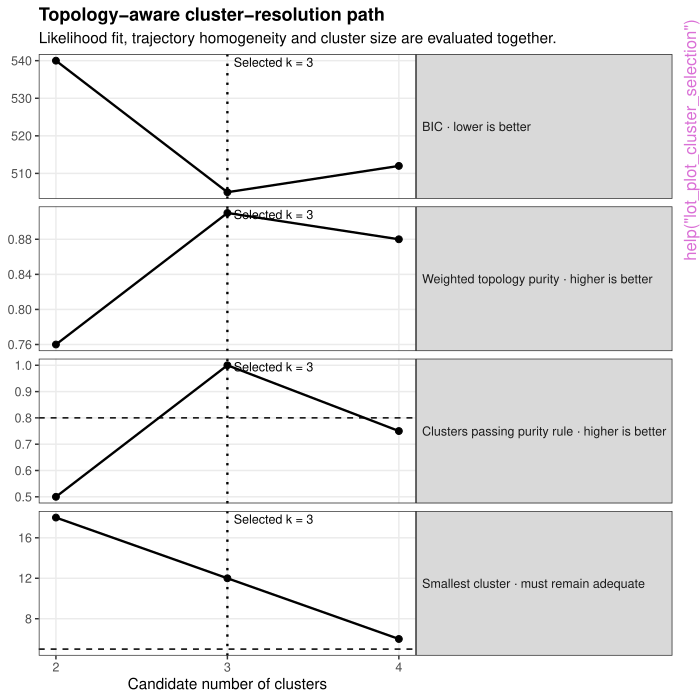

Write the R code that produced this figure.
pkgname <- "LongOmicsTraj"
source(file.path(R.home("share"), "R", "examples-header.R"))
options(warn = 1)
options(pager = "console")
base::assign(".ExTimings", "LongOmicsTraj-Ex.timings", pos = 'CheckExEnv')
base::cat("name\tuser\tsystem\telapsed\n", file=base::get(".ExTimings", pos = 'CheckExEnv'))
base::assign(".format_ptime",
function(x) {
  if(!is.na(x[4L])) x[1L] <- x[1L] + x[4L]
  if(!is.na(x[5L])) x[2L] <- x[2L] + x[5L]
  options(OutDec = '.')
  format(x[1L:3L], digits = 7L)
},
pos = 'CheckExEnv')

### * </HEADER>
library('LongOmicsTraj')

base::assign(".oldSearch", base::search(), pos = 'CheckExEnv')
base::assign(".old_wd", base::getwd(), pos = 'CheckExEnv')
cleanEx()
nameEx("compute_vmm_deltas")
### * compute_vmm_deltas

flush(stderr()); flush(stdout())

base::assign(".ptime", proc.time(), pos = "CheckExEnv")
### Name: compute_vmm_deltas
### Title: Compute adjacent visit-to-visit deltas from a Visit Mean Matrix
### Aliases: compute_vmm_deltas

### ** Examples

visits <- c(
  "Baseline",
  "Week 4",
  "Week 12"
)

vmm <- data.frame(
  object_id = rep(
    c("gene_1", "gene_2"),
    each = 3
  ),
  object_type = "gene",
  group = "treated",
  visit = rep(
    visits,
    times = 2
  ),
  estimated_value = c(
    1.0, 1.6, 1.2,
    2.0, 2.0, 2.5
  ),
  estimator = "empirical",
  stringsAsFactors = FALSE
)

deltas <- compute_vmm_deltas(
  vmm = vmm,
  visits = visits
)

deltas[
  ,
  c(
    "object_id",
    "transition",
    "delta_hat"
  )
]




base::assign(".dptime", (proc.time() - get(".ptime", pos = "CheckExEnv")), pos = "CheckExEnv")
base::cat("compute_vmm_deltas", base::get(".format_ptime", pos = 'CheckExEnv')(get(".dptime", pos = "CheckExEnv")), "\n", file=base::get(".ExTimings", pos = 'CheckExEnv'), append=TRUE, sep="\t")
cleanEx()
nameEx("lot_accessors")
### * lot_accessors

flush(stderr()); flush(stdout())

base::assign(".ptime", proc.time(), pos = "CheckExEnv")
### Name: lot_mae
### Title: Access components of a LongOmicsTraj object
### Aliases: lot_mae lot_vmm lot_deltas lot_thresholds lot_ots
###   lot_relationships lot_results lot_mae,LongOmicsTraj-method
###   lot_vmm,LongOmicsTraj-method lot_deltas,LongOmicsTraj-method
###   lot_thresholds,LongOmicsTraj-method lot_ots,LongOmicsTraj-method
###   lot_relationships,LongOmicsTraj-method
###   lot_results,LongOmicsTraj-method lot_accessors

### ** Examples

data("lot_glucold_ots")

## Extract the underlying experiment container.
mae <- lot_mae(lot_glucold_ots)
names(MultiAssayExperiment::experiments(mae))

## Inspect the visit-level molecular estimates.
vmm <- lot_vmm(lot_glucold_ots)
dim(vmm)
utils::head(as.data.frame(vmm))

## Examine the estimated changes between adjacent visits.
deltas <- lot_deltas(lot_glucold_ots)
dim(deltas)
utils::head(
  as.data.frame(deltas)[
    ,
    c(
      "object_id",
      "group",
      "transition",
      "delta_hat"
    )
  ]
)

## Inspect the thresholds used to classify molecular changes.
thresholds <- lot_thresholds(lot_glucold_ots)
utils::head(
  as.data.frame(thresholds)[
    ,
    c(
      "object_id",
      "threshold_method",
      "delta_g"
    )
  ]
)

## Inspect the resulting Omics Trajectory Signatures.
ots <- lot_ots(lot_glucold_ots)
table(
  as.data.frame(ots)$topology_label
)

## Relationships and additional results may be empty when no
## clustering analysis has been performed.
relationships <- lot_relationships(lot_glucold_ots)
nrow(relationships)

results <- lot_results(lot_glucold_ots)
names(results)



base::assign(".dptime", (proc.time() - get(".ptime", pos = "CheckExEnv")), pos = "CheckExEnv")
base::cat("lot_accessors", base::get(".format_ptime", pos = 'CheckExEnv')(get(".dptime", pos = "CheckExEnv")), "\n", file=base::get(".ExTimings", pos = 'CheckExEnv'), append=TRUE, sep="\t")
cleanEx()
nameEx("lot_cluster_purity")
### * lot_cluster_purity

flush(stderr()); flush(stdout())

base::assign(".ptime", proc.time(), pos = "CheckExEnv")
### Name: lot_cluster_purity
### Title: Calculate topology purity within clusters
### Aliases: lot_cluster_purity

### ** Examples

assignments <- data.frame(
  gene_id = paste0("G", 1:10),
  cluster = c(rep(1, 5), rep(2, 5)),
  group = "Withdrawal",
  topology_label = c(
    rep("up_down", 4),
    "flat_flat",
    rep("down_up", 5)
  )
)

result <- lot_cluster_purity(
  assignments,
  purity_threshold = 0.90
)

result$cluster_group_purity
result$overall



base::assign(".dptime", (proc.time() - get(".ptime", pos = "CheckExEnv")), pos = "CheckExEnv")
base::cat("lot_cluster_purity", base::get(".format_ptime", pos = 'CheckExEnv')(get(".dptime", pos = "CheckExEnv")), "\n", file=base::get(".ExTimings", pos = 'CheckExEnv'), append=TRUE, sep="\t")
cleanEx()
nameEx("lot_cluster_topology_score")
### * lot_cluster_topology_score

flush(stderr()); flush(stdout())

base::assign(".ptime", proc.time(), pos = "CheckExEnv")
### Name: lot_cluster_topology_score
### Title: Calculate a topology-aware cluster score
### Aliases: lot_cluster_topology_score

### ** Examples

assignments <- data.frame(
  gene_id = paste0("G", 1:12),
  cluster = c(
    rep(1, 4),
    rep(2, 4),
    rep(3, 4)
  ),
  group = "Withdrawal",
  topology_label = c(
    rep("flat_flat", 4),
    rep("flat_flat", 3),
    "flat_up",
    rep("down_up", 4)
  )
)

purity <- lot_cluster_purity(
  assignments,
  purity_threshold = 0.90
)

score <- lot_cluster_topology_score(
  purity,
  k = 3,
  bic = 125.4,
  minimum_cluster_size = 4
)

score$group_summary
score$overall



base::assign(".dptime", (proc.time() - get(".ptime", pos = "CheckExEnv")), pos = "CheckExEnv")
base::cat("lot_cluster_topology_score", base::get(".format_ptime", pos = 'CheckExEnv')(get(".dptime", pos = "CheckExEnv")), "\n", file=base::get(".ExTimings", pos = 'CheckExEnv'), append=TRUE, sep="\t")
cleanEx()
nameEx("lot_compare_estimators")
### * lot_compare_estimators

flush(stderr()); flush(stdout())

base::assign(".ptime", proc.time(), pos = "CheckExEnv")
### Name: lot_compare_estimators
### Title: Compare trajectory estimators
### Aliases: lot_compare_estimators
###   lot_compare_estimators,LongOmicsTraj-method

### ** Examples

data("lot_glucold_ots")

## For illustration, compare two stored trajectory analyses.
comparison <- lot_compare_estimators(
  lot_glucold_ots,
  lot_glucold_ots,
  .names = c(
    "analysis_1",
    "analysis_2"
  )
)

comparison <- as.data.frame(comparison)

table(
  comparison$estimator
)

utils::head(
  comparison[
    ,
    c(
      "object_id",
      "group",
      "topology_label",
      "estimator"
    )
  ]
)



base::assign(".dptime", (proc.time() - get(".ptime", pos = "CheckExEnv")), pos = "CheckExEnv")
base::cat("lot_compare_estimators", base::get(".format_ptime", pos = 'CheckExEnv')(get(".dptime", pos = "CheckExEnv")), "\n", file=base::get(".ExTimings", pos = 'CheckExEnv'), append=TRUE, sep="\t")
cleanEx()
nameEx("lot_compute_deltas")
### * lot_compute_deltas

flush(stderr()); flush(stdout())

base::assign(".ptime", proc.time(), pos = "CheckExEnv")
### Name: lot_compute_deltas
### Title: Compute between-visit molecular changes
### Aliases: lot_compute_deltas lot_compute_deltas,LongOmicsTraj-method

### ** Examples

data("lot_glucold_ots")

visits <- c(
  "Baseline",
  "6 Months",
  "30 Months"
)

fitted <- lot_compute_deltas(
  object = lot_glucold_ots,
  assay = "transcriptomics",
  visits = visits,
  overwrite = TRUE
)

deltas <- as.data.frame(
  lot_deltas(fitted)
)

utils::head(
  deltas[
    ,
    c(
      "object_id",
      "group",
      "transition",
      "delta_hat"
    )
  ]
)




base::assign(".dptime", (proc.time() - get(".ptime", pos = "CheckExEnv")), pos = "CheckExEnv")
base::cat("lot_compute_deltas", base::get(".format_ptime", pos = 'CheckExEnv')(get(".dptime", pos = "CheckExEnv")), "\n", file=base::get(".ExTimings", pos = 'CheckExEnv'), append=TRUE, sep="\t")
cleanEx()
nameEx("lot_compute_thresholds")
### * lot_compute_thresholds

flush(stderr()); flush(stdout())

base::assign(".ptime", proc.time(), pos = "CheckExEnv")
### Name: lot_compute_thresholds
### Title: Compute molecular-change thresholds
### Aliases: lot_compute_thresholds
###   lot_compute_thresholds,LongOmicsTraj-method

### ** Examples

data("lot_glucold_ots")

visits <- c(
  "Baseline",
  "6 Months",
  "30 Months"
)

fitted <- lot_compute_thresholds(
  object = lot_glucold_ots,
  assay = "transcriptomics",
  method = "hybrid",
  visits = visits,
  overwrite = TRUE
)

thresholds <- as.data.frame(
  lot_thresholds(fitted)
)

utils::head(
  thresholds[
    ,
    c(
      "object_id",
      "delta_g",
      "threshold_method"
    )
  ]
)



base::assign(".dptime", (proc.time() - get(".ptime", pos = "CheckExEnv")), pos = "CheckExEnv")
base::cat("lot_compute_thresholds", base::get(".format_ptime", pos = 'CheckExEnv')(get(".dptime", pos = "CheckExEnv")), "\n", file=base::get(".ExTimings", pos = 'CheckExEnv'), append=TRUE, sep="\t")
cleanEx()
nameEx("lot_consensus")
### * lot_consensus

flush(stderr()); flush(stdout())

base::assign(".ptime", proc.time(), pos = "CheckExEnv")
### Name: lot_consensus
### Title: Calculate consensus trajectory assignments
### Aliases: lot_consensus lot_consensus,DFrame-method

### ** Examples

assignments <- S4Vectors::DataFrame(
  object_id = rep(
    c("gene_1", "gene_2"),
    each = 3
  ),
  estimator = rep(
    c("empirical", "lmm", "gam"),
    times = 2
  ),
  group = "treated",
  topology_label = c(
    "up_down",
    "up_down",
    "flat_flat",
    "down_up",
    "down_up",
    "down_up"
  )
)

consensus <- lot_consensus(
  assignments,
  min_agreement = 2L,
  mode = "majority"
)

as.data.frame(consensus)




base::assign(".dptime", (proc.time() - get(".ptime", pos = "CheckExEnv")), pos = "CheckExEnv")
base::cat("lot_consensus", base::get(".format_ptime", pos = 'CheckExEnv')(get(".dptime", pos = "CheckExEnv")), "\n", file=base::get(".ExTimings", pos = 'CheckExEnv'), append=TRUE, sep="\t")
cleanEx()
nameEx("lot_create")
### * lot_create

flush(stderr()); flush(stdout())

base::assign(".ptime", proc.time(), pos = "CheckExEnv")
### Name: lot_create
### Title: Create a LongOmicsTraj object
### Aliases: lot_create

### ** Examples

data("lot_glucold_expression")
data("lot_glucold_clinical")

visits <- c(
  "Baseline",
  "6 Months",
  "30 Months"
)

time_values <- c(
  "Baseline" = 0,
  "6 Months" = 6,
  "30 Months" = 30
)

lot <- lot_create(
  expression = lot_glucold_expression,
  metadata = lot_glucold_clinical,
  assay = "transcriptomics",
  visit_levels = visits,
  time_values = time_values
)

methods::is(
  lot,
  "LongOmicsTraj"
)

names(
  MultiAssayExperiment::experiments(
    lot_mae(lot)
  )
)




base::assign(".dptime", (proc.time() - get(".ptime", pos = "CheckExEnv")), pos = "CheckExEnv")
base::cat("lot_create", base::get(".format_ptime", pos = 'CheckExEnv')(get(".dptime", pos = "CheckExEnv")), "\n", file=base::get(".ExTimings", pos = 'CheckExEnv'), append=TRUE, sep="\t")
cleanEx()
nameEx("lot_from_flexmix_clusters")
### * lot_from_flexmix_clusters

flush(stderr()); flush(stdout())

base::assign(".ptime", proc.time(), pos = "CheckExEnv")
### Name: lot_from_flexmix_clusters
### Title: Cluster molecular features using FlexMix trajectory models
### Aliases: lot_from_flexmix_clusters

### ** Examples

## Not run: 
##D data("lot_glucold_ots")
##D 
##D lot_flexmix <- lot_from_flexmix_clusters(
##D   object = lot_glucold_ots,
##D   assay = "transcriptomics",
##D   group = "ICS 6 months then withdrawal",
##D   visits = c(
##D     "Baseline",
##D     "6 Months",
##D     "30 Months"
##D   ),
##D   trajectory_source = "estimated",
##D   trajectory_estimator = "masigpro",
##D   k = 2:5,
##D   purity_threshold = 0.90,
##D   required_passing_fraction = 0.80,
##D   min_cluster_size = 5
##D )
## End(Not run)



base::assign(".dptime", (proc.time() - get(".ptime", pos = "CheckExEnv")), pos = "CheckExEnv")
base::cat("lot_from_flexmix_clusters", base::get(".format_ptime", pos = 'CheckExEnv')(get(".dptime", pos = "CheckExEnv")), "\n", file=base::get(".ExTimings", pos = 'CheckExEnv'), append=TRUE, sep="\t")
cleanEx()
nameEx("lot_map_to_ots")
### * lot_map_to_ots

flush(stderr()); flush(stdout())

base::assign(".ptime", proc.time(), pos = "CheckExEnv")
### Name: lot_map_to_ots
### Title: Map molecular changes to Omics Trajectory Signatures
### Aliases: lot_map_to_ots lot_map_to_ots,LongOmicsTraj-method

### ** Examples

data("lot_glucold_ots")

visits <- c(
  "Baseline",
  "6 Months",
  "30 Months"
)

fitted <- lot_map_to_ots(
  object = lot_glucold_ots,
  visits = visits,
  overwrite = TRUE
)

utils::head(
  as.data.frame(
    lot_ots(fitted)
  )
)



base::assign(".dptime", (proc.time() - get(".ptime", pos = "CheckExEnv")), pos = "CheckExEnv")
base::cat("lot_map_to_ots", base::get(".format_ptime", pos = 'CheckExEnv')(get(".dptime", pos = "CheckExEnv")), "\n", file=base::get(".ExTimings", pos = 'CheckExEnv'), append=TRUE, sep="\t")
cleanEx()
nameEx("lot_plot_cluster_selection")
### * lot_plot_cluster_selection

flush(stderr()); flush(stdout())

base::assign(".ptime", proc.time(), pos = "CheckExEnv")
### Name: lot_plot_cluster_selection
### Title: Plot topology-aware cluster selection
### Aliases: lot_plot_cluster_selection

### ** Examples

data("lot_glucold_ots")

example_object <- lot_glucold_ots

example_results <- lot_results(
  example_object
)

example_results$flexmix_model_comparison <- S4Vectors::DataFrame(
  k = 2:4,
  BIC = c(540, 505, 512),
  weighted_purity = c(0.76, 0.91, 0.88),
  passing_fraction = c(0.50, 1.00, 0.75),
  minimum_cluster_size = c(18, 12, 6),
  minimum_purity = c(0.68, 0.87, 0.72),
  mean_purity = c(0.78, 0.92, 0.86)
)

example_results$flexmix_selected_k <- 3L

methods::slot(
  example_object,
  "results"
) <- example_results

plot <- lot_plot_cluster_selection(
  object = example_object
)

plot



base::assign(".dptime", (proc.time() - get(".ptime", pos = "CheckExEnv")), pos = "CheckExEnv")
base::cat("lot_plot_cluster_selection", base::get(".format_ptime", pos = 'CheckExEnv')(get(".dptime", pos = "CheckExEnv")), "\n", file=base::get(".ExTimings", pos = 'CheckExEnv'), append=TRUE, sep="\t")
cleanEx()
nameEx("lot_plot_cluster_topology")
### * lot_plot_cluster_topology

flush(stderr()); flush(stdout())

base::assign(".ptime", proc.time(), pos = "CheckExEnv")
### Name: lot_plot_cluster_topology
### Title: Plot trajectory topology profiles for fitted clusters
### Aliases: lot_plot_cluster_topology

### ** Examples

## Not run: 
##D lot_plot_cluster_topology(
##D   lot_flexmix,
##D   show_features = TRUE,
##D   sort_by = "purity"
##D )
## End(Not run)



base::assign(".dptime", (proc.time() - get(".ptime", pos = "CheckExEnv")), pos = "CheckExEnv")
base::cat("lot_plot_cluster_topology", base::get(".format_ptime", pos = 'CheckExEnv')(get(".dptime", pos = "CheckExEnv")), "\n", file=base::get(".ExTimings", pos = 'CheckExEnv'), append=TRUE, sep="\t")
cleanEx()
nameEx("lot_plot_cluster_trajectory_arms")
### * lot_plot_cluster_trajectory_arms

flush(stderr()); flush(stdout())

base::assign(".ptime", proc.time(), pos = "CheckExEnv")
### Name: lot_plot_cluster_trajectory_arms
### Title: Plot trajectory arms within molecular-feature clusters
### Aliases: lot_plot_cluster_trajectory_arms

### ** Examples

data("lot_glucold_ots")

example_object <- lot_glucold_ots

example_results <- lot_results(
  example_object
)

example_results$cluster_ots_distribution <-
  S4Vectors::DataFrame(
    cluster_id = c(
      "cluster_1",
      "cluster_1",
      "cluster_2",
      "cluster_2"
    ),
    group = "treated",
    topology_label = c(
      "up_down",
      "flat_flat",
      "down_up",
      "flat_down"
    ),
    count = c(
      8L,
      2L,
      7L,
      3L
    ),
    proportion = c(
      0.8,
      0.2,
      0.7,
      0.3
    )
  )

methods::slot(
  example_object,
  "results"
) <- example_results

plot <- lot_plot_cluster_trajectory_arms(
  object = example_object,
  groups = "treated"
)

plot



base::assign(".dptime", (proc.time() - get(".ptime", pos = "CheckExEnv")), pos = "CheckExEnv")
base::cat("lot_plot_cluster_trajectory_arms", base::get(".format_ptime", pos = 'CheckExEnv')(get(".dptime", pos = "CheckExEnv")), "\n", file=base::get(".ExTimings", pos = 'CheckExEnv'), append=TRUE, sep="\t")
cleanEx()
nameEx("lot_plot_ots_distribution")
### * lot_plot_ots_distribution

flush(stderr()); flush(stdout())

base::assign(".ptime", proc.time(), pos = "CheckExEnv")
### Name: lot_plot_ots_distribution
### Title: Plot the distribution of Omics Trajectory Signatures
### Aliases: lot_plot_ots_distribution

### ** Examples

data("lot_glucold_ots")

plot <- lot_plot_ots_distribution(
  object = lot_glucold_ots,
  estimator = "masigpro",
  type = "proportion"
)

plot



base::assign(".dptime", (proc.time() - get(".ptime", pos = "CheckExEnv")), pos = "CheckExEnv")
base::cat("lot_plot_ots_distribution", base::get(".format_ptime", pos = 'CheckExEnv')(get(".dptime", pos = "CheckExEnv")), "\n", file=base::get(".ExTimings", pos = 'CheckExEnv'), append=TRUE, sep="\t")
cleanEx()
nameEx("lot_plot_topology_deviation")
### * lot_plot_topology_deviation

flush(stderr()); flush(stdout())

base::assign(".ptime", proc.time(), pos = "CheckExEnv")
### Name: lot_plot_topology_deviation
### Title: Plot topology deviations within clusters
### Aliases: lot_plot_topology_deviation

### ** Examples

data("lot_glucold_ots")

example_object <- lot_glucold_ots

example_results <- lot_results(
  example_object
)

example_results$flexmix_ots_distribution <-
  S4Vectors::DataFrame(
    cluster = c(
      "1",
      "1",
      "2",
      "2"
    ),
    group = "treated",
    topology_label = c(
      "up_down",
      "flat_flat",
      "up_down",
      "flat_flat"
    ),
    n_genes = c(
      8L,
      2L,
      3L,
      7L
    ),
    proportion = c(
      0.8,
      0.2,
      0.3,
      0.7
    )
  )

methods::slot(
  example_object,
  "results"
) <- example_results

plot <- lot_plot_topology_deviation(
  object = example_object,
  group = "treated"
)

plot



base::assign(".dptime", (proc.time() - get(".ptime", pos = "CheckExEnv")), pos = "CheckExEnv")
base::cat("lot_plot_topology_deviation", base::get(".format_ptime", pos = 'CheckExEnv')(get(".dptime", pos = "CheckExEnv")), "\n", file=base::get(".ExTimings", pos = 'CheckExEnv'), append=TRUE, sep="\t")
cleanEx()
nameEx("lot_plot_trajectory")
### * lot_plot_trajectory

flush(stderr()); flush(stdout())

base::assign(".ptime", proc.time(), pos = "CheckExEnv")
### Name: lot_plot_trajectory
### Title: Plot longitudinal trajectories for selected molecular features
### Aliases: lot_plot_trajectory

### ** Examples

data("lot_glucold_ots")

lot_plot_trajectory(
  lot_glucold_ots,
  features = c("ATP2A3", "CAT"),
  groups = c(
    "ICS 30 months",
    "ICS 6 months then withdrawal",
    "Placebo"
  ),
  estimator = "masigpro",
  show_subjects = TRUE
)



base::assign(".dptime", (proc.time() - get(".ptime", pos = "CheckExEnv")), pos = "CheckExEnv")
base::cat("lot_plot_trajectory", base::get(".format_ptime", pos = 'CheckExEnv')(get(".dptime", pos = "CheckExEnv")), "\n", file=base::get(".ExTimings", pos = 'CheckExEnv'), append=TRUE, sep="\t")
cleanEx()
nameEx("lot_query")
### * lot_query

flush(stderr()); flush(stdout())

base::assign(".ptime", proc.time(), pos = "CheckExEnv")
### Name: lot_query
### Title: Query LongOmicsTraj results
### Aliases: lot_query NOT lot_query,LongOmicsTraj-method

### ** Examples

data("lot_glucold_ots")

flat <- lot_query(
  object = lot_glucold_ots,
  topology = "flat_flat"
)

nrow(flat)

utils::head(
  as.data.frame(flat)
)



base::assign(".dptime", (proc.time() - get(".ptime", pos = "CheckExEnv")), pos = "CheckExEnv")
base::cat("lot_query", base::get(".format_ptime", pos = 'CheckExEnv')(get(".dptime", pos = "CheckExEnv")), "\n", file=base::get(".ExTimings", pos = 'CheckExEnv'), append=TRUE, sep="\t")
cleanEx()
nameEx("lot_summary")
### * lot_summary

flush(stderr()); flush(stdout())

base::assign(".ptime", proc.time(), pos = "CheckExEnv")
### Name: lot_summary
### Title: Summarise a LongOmicsTraj object
### Aliases: lot_summary

### ** Examples

data("lot_glucold_ots")

result <- lot_summary(
  lot_glucold_ots,
  estimator = "masigpro"
)

result$assay_summary
result$top_ots



base::assign(".dptime", (proc.time() - get(".ptime", pos = "CheckExEnv")), pos = "CheckExEnv")
base::cat("lot_summary", base::get(".format_ptime", pos = 'CheckExEnv')(get(".dptime", pos = "CheckExEnv")), "\n", file=base::get(".ExTimings", pos = 'CheckExEnv'), append=TRUE, sep="\t")
cleanEx()
nameEx("lot_trajectory_estimators")
### * lot_trajectory_estimators

flush(stderr()); flush(stdout())

base::assign(".ptime", proc.time(), pos = "CheckExEnv")
### Name: lot_from_empirical
### Title: Estimate trajectories using a maSigPro-style polynomial model
### Aliases: lot_from_empirical lot_from_lmm lot_from_gam lot_from_masigpro
###   lot_from_empirical,LongOmicsTraj-method
###   lot_from_gam,LongOmicsTraj-method lot_from_lmm,LongOmicsTraj-method
###   lot_from_masigpro,LongOmicsTraj-method lot_trajectory_estimators

### ** Examples

data("lot_glucold")

visits <- c(
  "Baseline",
  "6 Months",
  "30 Months"
)

fitted <- lot_from_empirical(
  object = lot_glucold,
  assay = "transcriptomics",
  visits = visits,
  overwrite = TRUE
)

utils::head(
  as.data.frame(
    lot_vmm(fitted)
  )
)



base::assign(".dptime", (proc.time() - get(".ptime", pos = "CheckExEnv")), pos = "CheckExEnv")
base::cat("lot_trajectory_estimators", base::get(".format_ptime", pos = 'CheckExEnv')(get(".dptime", pos = "CheckExEnv")), "\n", file=base::get(".ExTimings", pos = 'CheckExEnv'), append=TRUE, sep="\t")
cleanEx()
nameEx("show-LongOmicsTraj-method")
### * show-LongOmicsTraj-method

flush(stderr()); flush(stdout())

base::assign(".ptime", proc.time(), pos = "CheckExEnv")
### Name: show,LongOmicsTraj-method
### Title: Display a LongOmicsTraj object
### Aliases: show,LongOmicsTraj-method

### ** Examples

data("lot_glucold")

## Printing the object invokes the show() method.
lot_glucold

## The object is returned invisibly.
invisible(lot_glucold)




base::assign(".dptime", (proc.time() - get(".ptime", pos = "CheckExEnv")), pos = "CheckExEnv")
base::cat("show-LongOmicsTraj-method", base::get(".format_ptime", pos = 'CheckExEnv')(get(".dptime", pos = "CheckExEnv")), "\n", file=base::get(".ExTimings", pos = 'CheckExEnv'), append=TRUE, sep="\t")
### * <FOOTER>
###
cleanEx()
options(digits = 7L)
base::cat("Time elapsed: ", proc.time() - base::get("ptime", pos = 'CheckExEnv'),"\n")
grDevices::dev.off()
###
### Local variables: ***
### mode: outline-minor ***
### outline-regexp: "\\(> \\)?### [*]+" ***
### End: ***
quit('no')
